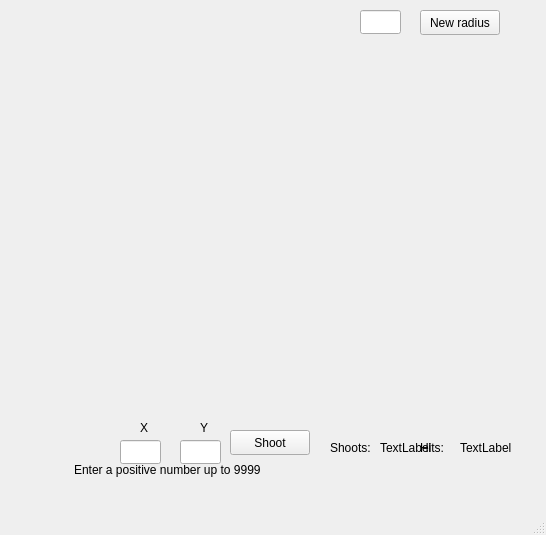
<?xml version="1.0" encoding="UTF-8"?>
<ui version="4.0">
 <class>MainWindow</class>
 <widget class="QMainWindow" name="MainWindow">
  <property name="geometry">
   <rect>
    <x>0</x>
    <y>0</y>
    <width>546</width>
    <height>535</height>
   </rect>
  </property>
  <property name="windowTitle">
   <string>MainWindow</string>
  </property>
  <widget class="QWidget" name="centralwidget">
   <widget class="QLineEdit" name="lineEdit">
    <property name="geometry">
     <rect>
      <x>120</x>
      <y>440</y>
      <width>41</width>
      <height>24</height>
     </rect>
    </property>
   </widget>
   <widget class="QPushButton" name="shootButton">
    <property name="geometry">
     <rect>
      <x>230</x>
      <y>430</y>
      <width>80</width>
      <height>25</height>
     </rect>
    </property>
    <property name="text">
     <string>Shoot</string>
    </property>
   </widget>
   <widget class="QLineEdit" name="lineEdit_2">
    <property name="geometry">
     <rect>
      <x>180</x>
      <y>440</y>
      <width>41</width>
      <height>24</height>
     </rect>
    </property>
   </widget>
   <widget class="QLabel" name="label">
    <property name="geometry">
     <rect>
      <x>140</x>
      <y>420</y>
      <width>21</width>
      <height>16</height>
     </rect>
    </property>
    <property name="text">
     <string>X</string>
    </property>
   </widget>
   <widget class="QLabel" name="label_2">
    <property name="geometry">
     <rect>
      <x>200</x>
      <y>420</y>
      <width>21</width>
      <height>16</height>
     </rect>
    </property>
    <property name="layoutDirection">
     <enum>Qt::RightToLeft</enum>
    </property>
    <property name="text">
     <string>Y</string>
    </property>
   </widget>
   <widget class="QLabel" name="label_3">
    <property name="geometry">
     <rect>
      <x>380</x>
      <y>440</y>
      <width>55</width>
      <height>16</height>
     </rect>
    </property>
    <property name="text">
     <string>TextLabel</string>
    </property>
   </widget>
   <widget class="QLabel" name="label_4">
    <property name="geometry">
     <rect>
      <x>460</x>
      <y>440</y>
      <width>55</width>
      <height>16</height>
     </rect>
    </property>
    <property name="text">
     <string>TextLabel</string>
    </property>
   </widget>
   <widget class="QLineEdit" name="lineEdit_3">
    <property name="geometry">
     <rect>
      <x>360</x>
      <y>10</y>
      <width>41</width>
      <height>24</height>
     </rect>
    </property>
   </widget>
   <widget class="QPushButton" name="radiusButton">
    <property name="geometry">
     <rect>
      <x>420</x>
      <y>10</y>
      <width>80</width>
      <height>25</height>
     </rect>
    </property>
    <property name="text">
     <string>New radius</string>
    </property>
   </widget>
   <widget class="QLabel" name="label_5">
    <property name="geometry">
     <rect>
      <x>330</x>
      <y>440</y>
      <width>55</width>
      <height>16</height>
     </rect>
    </property>
    <property name="text">
     <string>Shoots:</string>
    </property>
   </widget>
   <widget class="QLabel" name="label_6">
    <property name="geometry">
     <rect>
      <x>420</x>
      <y>440</y>
      <width>55</width>
      <height>16</height>
     </rect>
    </property>
    <property name="text">
     <string>Hits:</string>
    </property>
   </widget>
   <widget class="QLabel" name="label_7">
    <property name="geometry">
     <rect>
      <x>74</x>
      <y>460</y>
      <width>201</width>
      <height>20</height>
     </rect>
    </property>
    <property name="text">
     <string>Enter a positive number up to 9999</string>
    </property>
   </widget>
  </widget>
  <widget class="QMenuBar" name="menubar">
   <property name="geometry">
    <rect>
     <x>0</x>
     <y>0</y>
     <width>546</width>
     <height>25</height>
    </rect>
   </property>
  </widget>
  <widget class="QStatusBar" name="statusbar"/>
 </widget>
 <resources/>
 <connections/>
</ui>
